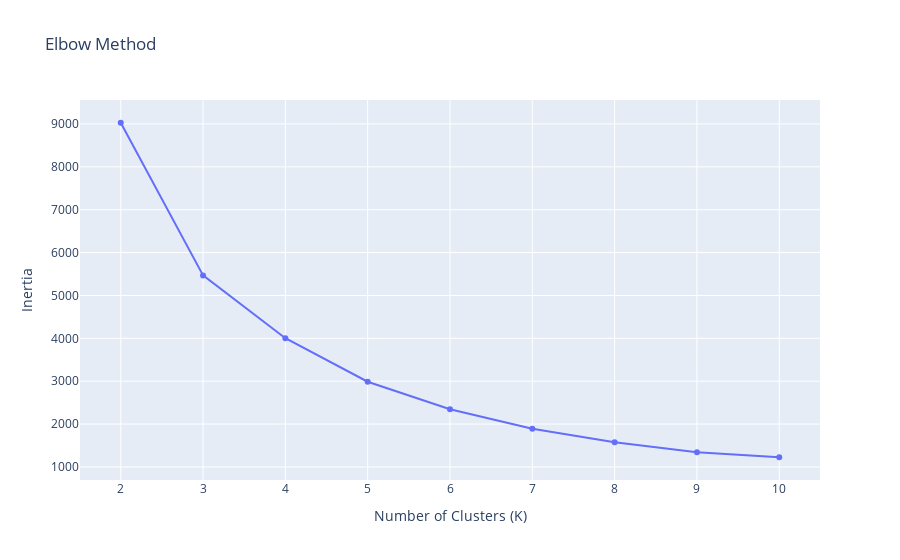
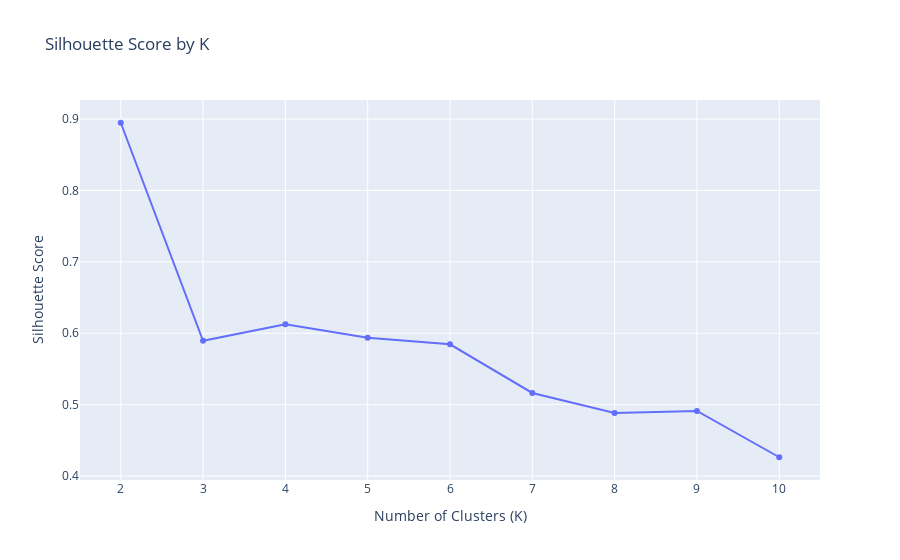

Notebook code for these charts, in order:
### Markdown cell above
### 3.2 Find Optimal K

Using Elbow Method and Silhouette Score to determine optimal number of clusters.

### Code cell
from sklearn.metrics import silhouette_score

# Test K from 2 to 10
k_range = range(2, 11)
inertia = []
silhouette_scores = []

for k in k_range:
    kmeans = KMeans(n_clusters=k, random_state=42, n_init=10)
    kmeans.fit(X_scaled)
    inertia.append(kmeans.inertia_)
    silhouette_scores.append(silhouette_score(X_scaled, kmeans.labels_))

# Elbow Chart
fig = px.line(x=list(k_range), y=inertia, markers=True,
              title='Elbow Method',
              labels={'x': 'Number of Clusters (K)', 'y': 'Inertia'})
fig.show()

# Silhouette Chart
fig = px.line(x=list(k_range), y=silhouette_scores, markers=True,
              title='Silhouette Score by K',
              labels={'x': 'Number of Clusters (K)', 'y': 'Silhouette Score'})
fig.show()

# Print inertia and silhouette scores
for k, iner, sil in zip(k_range, inertia, silhouette_scores):
    print(f"K={k}: Inertia = {iner:.0f}, Silhouette = {sil:.4f}")

### Figure 1 — Plotly figure (JSON) as saved in the notebook; plotly's stock layout.template omitted (floating-point values rounded to 4 significant figures)
{"data": [{"hovertemplate": "Number of Clusters (K)=%{x}<br>Inertia=%{y}<extra></extra>", "legendgroup": "", "line": {"color": "#636efa", "dash": "solid"}, "marker": {"symbol": "circle"}, "mode": "lines+markers", "name": "", "orientation": "v", "showlegend": false, "type": "scatter", "x": [2, 3, 4, 5, 6, 7, 8, 9, 10], "xaxis": "x", "y": [9028.0, 5467.0, 4003.0, 2988.0, 2344.0, 1892.0, 1575.0, 1340.0, 1226.0], "yaxis": "y"}], "layout": {"legend": {"tracegroupgap": 0}, "title": {"text": "Elbow Method"}, "xaxis": {"anchor": "y", "domain": [0, 1], "title": {"text": "Number of Clusters (K)"}}, "yaxis": {"anchor": "x", "domain": [0, 1], "title": {"text": "Inertia"}}}}

### Figure 2 — Plotly figure (JSON) as saved in the notebook; plotly's stock layout.template omitted (floating-point values rounded to 4 significant figures)
{"data": [{"hovertemplate": "Number of Clusters (K)=%{x}<br>Silhouette Score=%{y}<extra></extra>", "legendgroup": "", "line": {"color": "#636efa", "dash": "solid"}, "marker": {"symbol": "circle"}, "mode": "lines+markers", "name": "", "orientation": "v", "showlegend": false, "type": "scatter", "x": [2, 3, 4, 5, 6, 7, 8, 9, 10], "xaxis": "x", "y": [0.8948, 0.5894, 0.6126, 0.5937, 0.5845, 0.5163, 0.4882, 0.4911, 0.4262], "yaxis": "y"}], "layout": {"legend": {"tracegroupgap": 0}, "title": {"text": "Silhouette Score by K"}, "xaxis": {"anchor": "y", "domain": [0, 1], "title": {"text": "Number of Clusters (K)"}}, "yaxis": {"anchor": "x", "domain": [0, 1], "title": {"text": "Silhouette Score"}}}}
